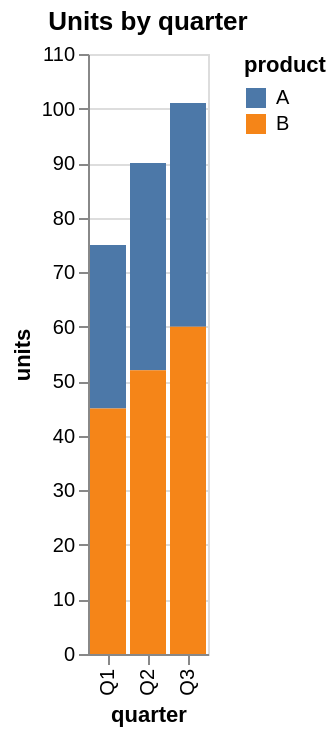

The specification (Vega-Lite) saved for this image:
### Vega-Lite specification from a JSON file in a GitHub repository (floating-point values rounded to 4 significant figures)
{"title": "Units by quarter", "mark": "bar", "encoding": {"x": {"field": "quarter", "type": "nominal"}, "y": {"field": "units", "type": "quantitative"}, "color": {"field": "product", "type": "nominal"}}, "data": {"values": [{"quarter": "Q1", "units": 30, "product": "A"}, {"quarter": "Q1", "units": 45, "product": "B"}, {"quarter": "Q2", "units": 38, "product": "A"}, {"quarter": "Q2", "units": 52, "product": "B"}, {"quarter": "Q3", "units": 41, "product": "A"}, {"quarter": "Q3", "units": 60, "product": "B"}]}}
